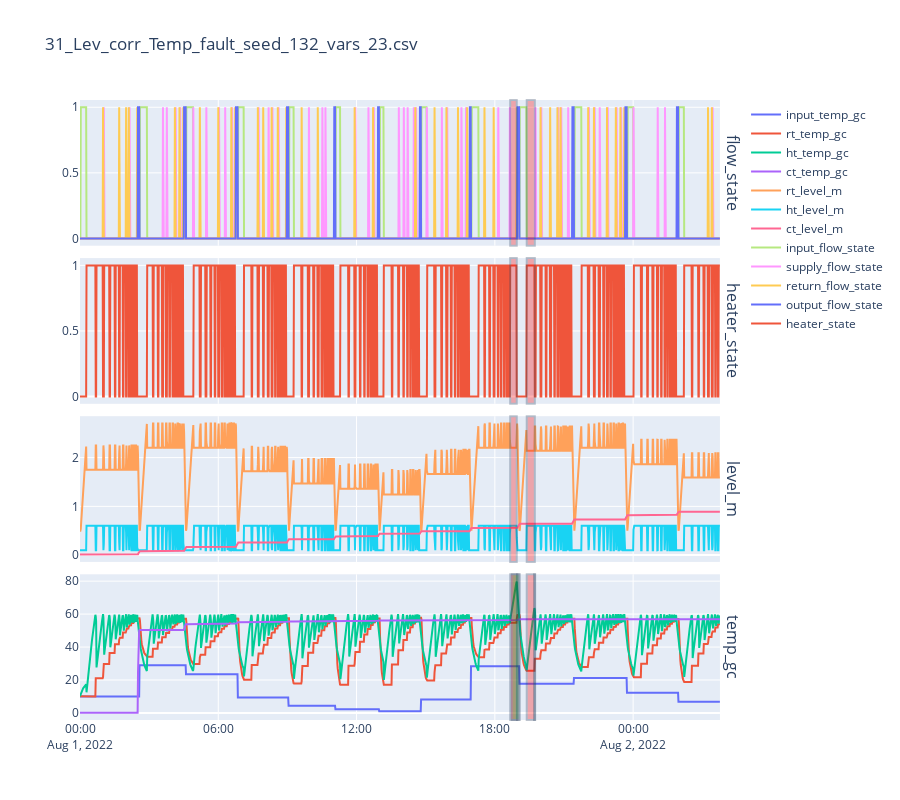

Notebook code cell kept with this figure:
### Code cell
plot_stacked(data,
             title=info,
             group='value_unit',
             faults=fault_vector,
             detect=detect_matrix,
            )

### Figure 1 — Plotly figure (JSON) as saved in the notebook; plotly's stock layout.template omitted (floating-point values rounded to 4 significant figures; data arrays with more than 128 entries replaced by an {"elided": "..."} marker saying what was removed)
{"data": [{"name": "input_temp_gc", "type": "scatter", "x": {"elided": "1667 str values"}, "xaxis": "x4", "y": {"elided": "1667 float values"}, "yaxis": "y4"}, {"name": "rt_temp_gc", "type": "scatter", "x": {"elided": "1667 str values"}, "xaxis": "x4", "y": {"elided": "1667 float values"}, "yaxis": "y4"}, {"name": "ht_temp_gc", "type": "scatter", "x": {"elided": "1667 str values"}, "xaxis": "x4", "y": {"elided": "1667 float values"}, "yaxis": "y4"}, {"name": "ct_temp_gc", "type": "scatter", "x": {"elided": "1667 str values"}, "xaxis": "x4", "y": {"elided": "1667 float values"}, "yaxis": "y4"}, {"name": "rt_level_m", "type": "scatter", "x": {"elided": "1667 str values"}, "xaxis": "x3", "y": {"elided": "1667 float values"}, "yaxis": "y3"}, {"name": "ht_level_m", "type": "scatter", "x": {"elided": "1667 str values"}, "xaxis": "x3", "y": {"elided": "1667 float values"}, "yaxis": "y3"}, {"name": "ct_level_m", "type": "scatter", "x": {"elided": "1667 str values"}, "xaxis": "x3", "y": {"elided": "1667 float values"}, "yaxis": "y3"}, {"name": "input_flow_state", "type": "scatter", "x": {"elided": "1667 str values"}, "xaxis": "x", "y": {"elided": "1667 int values"}, "yaxis": "y"}, {"name": "supply_flow_state", "type": "scatter", "x": {"elided": "1667 str values"}, "xaxis": "x", "y": {"elided": "1667 int values"}, "yaxis": "y"}, {"name": "return_flow_state", "type": "scatter", "x": {"elided": "1667 str values"}, "xaxis": "x", "y": {"elided": "1667 int values"}, "yaxis": "y"}, {"name": "output_flow_state", "type": "scatter", "x": {"elided": "1667 str values"}, "xaxis": "x", "y": {"elided": "1667 int values"}, "yaxis": "y"}, {"name": "heater_state", "type": "scatter", "x": {"elided": "1667 str values"}, "xaxis": "x2", "y": {"elided": "1667 int values"}, "yaxis": "y2"}], "layout": {"annotations": [{"font": {"size": 16}, "showarrow": false, "text": "flow_state", "textangle": 90, "x": 0.98, "xanchor": "left", "xref": "paper", "y": 0.8825, "yanchor": "middle", "yref": "paper"}, {"font": {"size": 16}, "showarrow": false, "text": "heater_state", "textangle": 90, "x": 0.98, "xanchor": "left", "xref": "paper", "y": 0.6275, "yanchor": "middle", "yref": "paper"}, {"font": {"size": 16}, "showarrow": false, "text": "level_m", "textangle": 90, "x": 0.98, "xanchor": "left", "xref": "paper", "y": 0.3725, "yanchor": "middle", "yref": "paper"}, {"font": {"size": 16}, "showarrow": false, "text": "temp_gc", "textangle": 90, "x": 0.98, "xanchor": "left", "xref": "paper", "y": 0.1175, "yanchor": "middle", "yref": "paper"}], "height": 800, "shapes": [{"fillcolor": "red", "opacity": 0.3, "type": "rect", "x0": "2022-08-01T18:40:00", "x1": "2022-08-01T18:56:59.999999999", "xref": "x", "y0": 0, "y1": 1, "yref": "y domain"}, {"fillcolor": "red", "opacity": 0.3, "type": "rect", "x0": "2022-08-01T18:40:00", "x1": "2022-08-01T18:56:59.999999999", "xref": "x2", "y0": 0, "y1": 1, "yref": "y2 domain"}, {"fillcolor": "red", "opacity": 0.3, "type": "rect", "x0": "2022-08-01T18:40:00", "x1": "2022-08-01T18:56:59.999999999", "xref": "x3", "y0": 0, "y1": 1, "yref": "y3 domain"}, {"fillcolor": "red", "opacity": 0.3, "type": "rect", "x0": "2022-08-01T18:40:00", "x1": "2022-08-01T18:56:59.999999999", "xref": "x4", "y0": 0, "y1": 1, "yref": "y4 domain"}, {"fillcolor": "red", "opacity": 0.3, "type": "rect", "x0": "2022-08-01T19:23:00", "x1": "2022-08-01T19:43:59.999999999", "xref": "x", "y0": 0, "y1": 1, "yref": "y domain"}, {"fillcolor": "red", "opacity": 0.3, "type": "rect", "x0": "2022-08-01T19:23:00", "x1": "2022-08-01T19:43:59.999999999", "xref": "x2", "y0": 0, "y1": 1, "yref": "y2 domain"}, {"fillcolor": "red", "opacity": 0.3, "type": "rect", "x0": "2022-08-01T19:23:00", "x1": "2022-08-01T19:43:59.999999999", "xref": "x3", "y0": 0, "y1": 1, "yref": "y3 domain"}, {"fillcolor": "red", "opacity": 0.3, "type": "rect", "x0": "2022-08-01T19:23:00", "x1": "2022-08-01T19:43:59.999999999", "xref": "x4", "y0": 0, "y1": 1, "yref": "y4 domain"}, {"fillcolor": "green", "opacity": 0.3, "type": "rect", "x0": "2022-08-01T18:58:00", "x1": "2022-08-01T19:04:59.999999999", "xref": "x4", "y0": 0, "y1": 1, "yref": "y4 domain"}, {"fillcolor": "green", "opacity": 0.3, "type": "rect", "x0": "2022-08-01T18:44:00", "x1": "2022-08-01T19:01:59.999999999", "xref": "x4", "y0": 0, "y1": 1, "yref": "y4 domain"}, {"fillcolor": "green", "opacity": 0.3, "type": "rect", "x0": "2022-08-01T19:42:00", "x1": "2022-08-01T19:44:59.999999999", "xref": "x4", "y0": 0, "y1": 1, "yref": "y4 domain"}], "title": {"text": "31_Lev_corr_Temp_fault_seed_132_vars_23.csv"}, "xaxis": {"anchor": "y", "domain": [0, 0.98], "matches": "x4", "showticklabels": false}, "xaxis2": {"anchor": "y2", "domain": [0, 0.98], "matches": "x4", "showticklabels": false}, "xaxis3": {"anchor": "y3", "domain": [0, 0.98], "matches": "x4", "showticklabels": false}, "xaxis4": {"anchor": "y4", "domain": [0, 0.98]}, "yaxis": {"anchor": "x", "domain": [0.765, 1.0]}, "yaxis2": {"anchor": "x2", "domain": [0.51, 0.745]}, "yaxis3": {"anchor": "x3", "domain": [0.255, 0.49]}, "yaxis4": {"anchor": "x4", "domain": [0, 0.235]}}}
